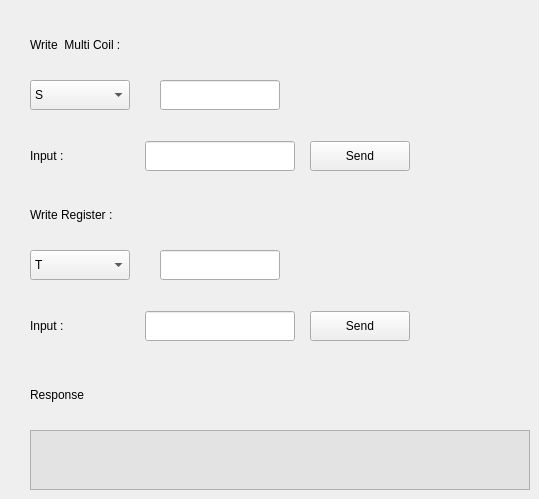
               <widget class="QWidget" name="page_2">
                <widget class="QComboBox" name="comboBox_writeMultiCoilName">
                 <property name="geometry">
                  <rect>
                   <x>30</x>
                   <y>80</y>
                   <width>100</width>
                   <height>30</height>
                  </rect>
                 </property>
                 <property name="minimumSize">
                  <size>
                   <width>100</width>
                   <height>30</height>
                  </size>
                 </property>
                 <property name="maximumSize">
                  <size>
                   <width>200</width>
                   <height>30</height>
                  </size>
                 </property>
                 <property name="locale">
                  <locale language="English" country="UnitedStates"/>
                 </property>
                 <item>
                  <property name="text">
                   <string>S</string>
                  </property>
                 </item>
                 <item>
                  <property name="text">
                   <string>Y</string>
                  </property>
                 </item>
                 <item>
                  <property name="text">
                   <string>M</string>
                  </property>
                 </item>
                 <item>
                  <property name="text">
                   <string>T</string>
                  </property>
                 </item>
                 <item>
                  <property name="text">
                   <string>C</string>
                  </property>
                 </item>
                </widget>
                <widget class="QComboBox" name="comboBox_writeMultiRegisterName">
                 <property name="geometry">
                  <rect>
                   <x>30</x>
                   <y>250</y>
                   <width>100</width>
                   <height>30</height>
                  </rect>
                 </property>
                 <property name="minimumSize">
                  <size>
                   <width>100</width>
                   <height>30</height>
                  </size>
                 </property>
                 <property name="maximumSize">
                  <size>
                   <width>120</width>
                   <height>30</height>
                  </size>
                 </property>
                 <property name="locale">
                  <locale language="English" country="UnitedStates"/>
                 </property>
                 <item>
                  <property name="text">
                   <string>T</string>
                  </property>
                 </item>
                 <item>
                  <property name="text">
                   <string>C</string>
                  </property>
                 </item>
                 <item>
                  <property name="text">
                   <string>D</string>
                  </property>
                 </item>
                </widget>
                <widget class="QLineEdit" name="lineEdit_writeMultiCoilNumber">
                 <property name="geometry">
                  <rect>
                   <x>160</x>
                   <y>80</y>
                   <width>120</width>
                   <height>30</height>
                  </rect>
                 </property>
                 <property name="minimumSize">
                  <size>
                   <width>120</width>
                   <height>30</height>
                  </size>
                 </property>
                 <property name="maximumSize">
                  <size>
                   <width>150</width>
                   <height>30</height>
                  </size>
                 </property>
                 <property name="locale">
                  <locale language="English" country="UnitedStates"/>
                 </property>
                </widget>
                <widget class="QLineEdit" name="lineEdit_writeMultiRegisterNumber">
                 <property name="geometry">
                  <rect>
                   <x>160</x>
                   <y>250</y>
                   <width>120</width>
                   <height>30</height>
                  </rect>
                 </property>
                 <property name="minimumSize">
                  <size>
                   <width>120</width>
                   <height>30</height>
                  </size>
                 </property>
                 <property name="maximumSize">
                  <size>
                   <width>150</width>
                   <height>30</height>
                  </size>
                 </property>
                 <property name="locale">
                  <locale language="English" country="UnitedStates"/>
                 </property>
                </widget>
                <widget class="QLabel" name="label_12">
                 <property name="geometry">
                  <rect>
                   <x>30</x>
                   <y>30</y>
                   <width>200</width>
                   <height>30</height>
                  </rect>
                 </property>
                 <property name="minimumSize">
                  <size>
                   <width>200</width>
                   <height>30</height>
                  </size>
                 </property>
                 <property name="maximumSize">
                  <size>
                   <width>120</width>
                   <height>30</height>
                  </size>
                 </property>
                 <property name="locale">
                  <locale language="English" country="UnitedStates"/>
                 </property>
                 <property name="text">
                  <string>Write  Multi Coil : </string>
                 </property>
                </widget>
                <widget class="QLabel" name="label_13">
                 <property name="geometry">
                  <rect>
                   <x>30</x>
                   <y>200</y>
                   <width>200</width>
                   <height>30</height>
                  </rect>
                 </property>
                 <property name="minimumSize">
                  <size>
                   <width>200</width>
                   <height>30</height>
                  </size>
                 </property>
                 <property name="maximumSize">
                  <size>
                   <width>200</width>
                   <height>30</height>
                  </size>
                 </property>
                 <property name="locale">
                  <locale language="English" country="UnitedStates"/>
                 </property>
                 <property name="text">
                  <string>Write Register :</string>
                 </property>
                </widget>
                <widget class="QWidget" name="layoutWidget_6">
                 <property name="geometry">
                  <rect>
                   <x>30</x>
                   <y>140</y>
                   <width>382</width>
                   <height>32</height>
                  </rect>
                 </property>
                 <property name="locale">
                  <locale language="English" country="UnitedStates"/>
                 </property>
                 <layout class="QHBoxLayout" name="horizontalLayout_7">
                  <property name="spacing">
                   <number>15</number>
                  </property>
                  <item>
                   <widget class="QLabel" name="label_14">
                    <property name="minimumSize">
                     <size>
                      <width>100</width>
                      <height>30</height>
                     </size>
                    </property>
                    <property name="maximumSize">
                     <size>
                      <width>100</width>
                      <height>30</height>
                     </size>
                    </property>
                    <property name="locale">
                     <locale language="English" country="UnitedStates"/>
                    </property>
                    <property name="text">
                     <string>Input :</string>
                    </property>
                   </widget>
                  </item>
                  <item>
                   <widget class="QLineEdit" name="lineEdit_excuteMultiCoil">
                    <property name="minimumSize">
                     <size>
                      <width>150</width>
                      <height>30</height>
                     </size>
                    </property>
                    <property name="maximumSize">
                     <size>
                      <width>150</width>
                      <height>30</height>
                     </size>
                    </property>
                    <property name="locale">
                     <locale language="English" country="UnitedStates"/>
                    </property>
                   </widget>
                  </item>
                  <item>
                   <widget class="QPushButton" name="pushButton_excuteMultiCoil">
                    <property name="minimumSize">
                     <size>
                      <width>100</width>
                      <height>30</height>
                     </size>
                    </property>
                    <property name="maximumSize">
                     <size>
                      <width>100</width>
                      <height>30</height>
                     </size>
                    </property>
                    <property name="locale">
                     <locale language="English" country="UnitedStates"/>
                    </property>
                    <property name="text">
                     <string>Send</string>
                    </property>
                    <property name="icon">
                     <iconset resource="resource.qrc">
                      <normaloff>:/ICONS/resource/ICONS/slack.svg</normaloff>:/ICONS/resource/ICONS/slack.svg</iconset>
                    </property>
                   </widget>
                  </item>
                 </layout>
                </widget>
                <widget class="QWidget" name="layoutWidget_7">
                 <property name="geometry">
                  <rect>
                   <x>30</x>
                   <y>310</y>
                   <width>382</width>
                   <height>32</height>
                  </rect>
                 </property>
                 <property name="locale">
                  <locale language="English" country="UnitedStates"/>
                 </property>
                 <layout class="QHBoxLayout" name="horizontalLayout_8">
                  <property name="spacing">
                   <number>15</number>
                  </property>
                  <item>
                   <widget class="QLabel" name="label_15">
                    <property name="minimumSize">
                     <size>
                      <width>100</width>
                      <height>30</height>
                     </size>
                    </property>
                    <property name="maximumSize">
                     <size>
                      <width>100</width>
                      <height>30</height>
                     </size>
                    </property>
                    <property name="locale">
                     <locale language="English" country="UnitedStates"/>
                    </property>
                    <property name="text">
                     <string>Input :</string>
                    </property>
                   </widget>
                  </item>
                  <item>
                   <widget class="QLineEdit" name="lineEdit_excuteMultiRegister">
                    <property name="minimumSize">
                     <size>
                      <width>150</width>
                      <height>30</height>
                     </size>
                    </property>
                    <property name="maximumSize">
                     <size>
                      <width>150</width>
                      <height>30</height>
                     </size>
                    </property>
                    <property name="locale">
                     <locale language="English" country="UnitedStates"/>
                    </property>
                   </widget>
                  </item>
                  <item>
                   <widget class="QPushButton" name="pushButton_excuteMultiRegister">
                    <property name="minimumSize">
                     <size>
                      <width>100</width>
                      <height>30</height>
                     </size>
                    </property>
                    <property name="maximumSize">
                     <size>
                      <width>100</width>
                      <height>30</height>
                     </size>
                    </property>
                    <property name="locale">
                     <locale language="English" country="UnitedStates"/>
                    </property>
                    <property name="text">
                     <string>Send</string>
                    </property>
                    <property name="icon">
                     <iconset resource="resource.qrc">
                      <normaloff>:/ICONS/resource/ICONS/slack.svg</normaloff>:/ICONS/resource/ICONS/slack.svg</iconset>
                    </property>
                   </widget>
                  </item>
                 </layout>
                </widget>
                <widget class="QLabel" name="label_16">
                 <property name="geometry">
                  <rect>
                   <x>30</x>
                   <y>380</y>
                   <width>100</width>
                   <height>30</height>
                  </rect>
                 </property>
                 <property name="minimumSize">
                  <size>
                   <width>100</width>
                   <height>30</height>
                  </size>
                 </property>
                 <property name="maximumSize">
                  <size>
                   <width>100</width>
                   <height>30</height>
                  </size>
                 </property>
                 <property name="locale">
                  <locale language="English" country="UnitedStates"/>
                 </property>
                 <property name="text">
                  <string>Response</string>
                 </property>
                </widget>
                <widget class="QTextBrowser" name="textBrowser_multiResponse">
                 <property name="geometry">
                  <rect>
                   <x>30</x>
                   <y>430</y>
                   <width>500</width>
                   <height>60</height>
                  </rect>
                 </property>
                 <property name="minimumSize">
                  <size>
                   <width>500</width>
                   <height>60</height>
                  </size>
                 </property>
                 <property name="maximumSize">
                  <size>
                   <width>600</width>
                   <height>60</height>
                  </size>
                 </property>
                 <property name="styleSheet">
                  <string notr="true">QTextBrowser {
    background-color: #E3E3E3;  /* 灰色背景 */
}</string>
                 </property>
                 <property name="locale">
                  <locale language="English" country="UnitedStates"/>
                 </property>
                </widget>
               </widget>
